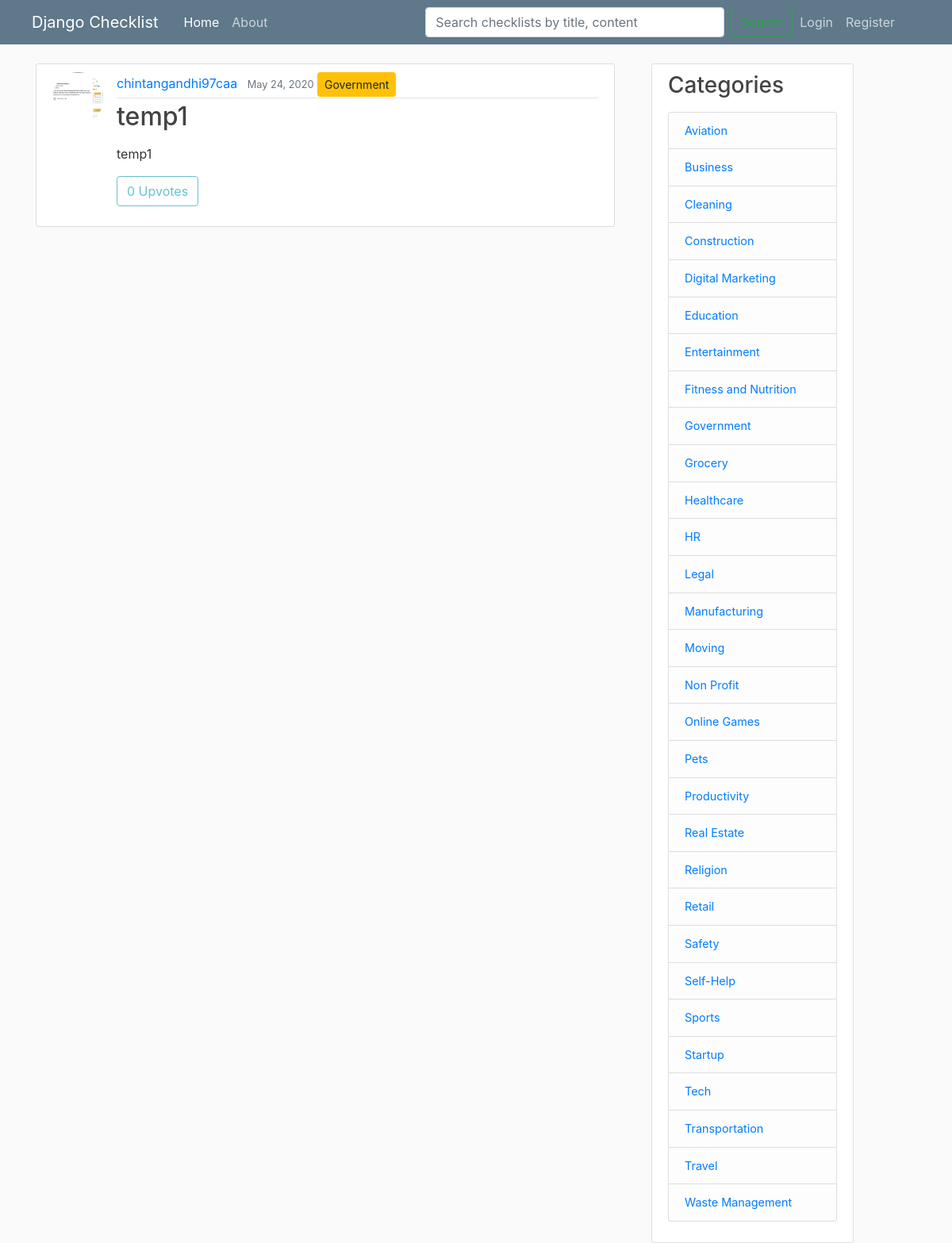
Screenshot of /checklist/37/ with the database file from the repository.
### checklist/models.py (models this page shows, shortened)
class Checklist(models.Model):
	title = models.CharField(max_length=100)
	content = RichTextField()
	date_posted = models.DateTimeField(default=timezone.now)
	author = models.ForeignKey(User, on_delete = models.CASCADE)
	visibility = models.IntegerField(default=0)
	category = models.ForeignKey('Category', null=True, on_delete = models.SET_NULL)

class Category(models.Model):
	name = models.CharField(max_length=30)
	def __str__(self):
		return self.name

### users/models.py (models this page shows, shortened)
class Profile(models.Model):
	user = models.OneToOneField(User, on_delete = models.CASCADE)
	image = models.ImageField(default='default.jpg', upload_to='profile_pics')

### checklist/views.py (the view)
# urls.py: path('checklist/<int:pk>/', ChecklistDetailView.as_view(), name='checklist-detail'),
class ChecklistDetailView(DetailView):
	model = Checklist
	def get_context_data(self, **kwargs):
		context = super(ChecklistDetailView, self).get_context_data(**kwargs)
		uvote = Upvote.objects.filter(checklist_id=self.kwargs.get('pk')).count()
		context['uvote'] = uvote
		return context

### checklist/context_processors.py (called while the page is built)
def add_variable_to_context(request):
	return {
		'category_list': Category.objects.all()
	}

### checklist/templates/checklist/checklist_detail.html (shortened to what this page needs)
{% extends "checklist/base.html" %}
{% load social_share %}
{% block content %}
	<article class="media content-section">
		<img class="rounded-circle article-img" src="{{ object.author.profile.image.url }}">
	  <div class="media-body">
	    <div class="article-metadata">
	      <a class="mr-2" href="{% url 'user-checklists' object.author.username %}">{{ object.author }}</a>
	      <small class="text-muted">{{ object.date_posted|date:'F d, Y' }}</small>
	      <a class="btn btn-sm btn-warning" href="{% url 'category' object.category %}" >{{ object.category }}</a>
	    </div>
	    <h2 class="article-title">{{ object.title }}</h2>
	    <p class="article-content">{{ object.content|safe }}</p>
	    {% if user.is_authenticated and object.author != user %}
			<a class="btn btn-outline-info" href="{% url 'checklist-upvote' object.id %}">Upvote | {{ uvote }}</a>
			<a class="btn btn-outline-info" href="{% url 'checklist-bookmark' object.id %}">Bookmark</a>
		{% else %}
			<a class="btn btn-outline-info disabled">{{ uvote }} Upvotes</a>
		{% endif %}
	  </div>
	</article>
{% endblock %}

### checklist/templates/checklist/base.html (shortened to what this page needs)
{% load static %}
<!DOCTYPE html>
<html>
<head>
    <link rel="stylesheet" href="https://stackpath.bootstrapcdn.com/bootstrap/4.4.1/css/bootstrap.min.css">
    <link rel="stylesheet" type="text/css" href="{% static 'Checklist/main.css' %}">
</head>
<body>
	<header class="site-header">
        <nav class="navbar navbar-expand-md navbar-dark bg-steel fixed-top">
            <div class="navbar-brand mr-4 ml-4">Django Checklist</div>
            <div class="collapse navbar-collapse" id="navbarToggle">
                <ul class="navbar-nav mr-auto">
                  <li class="nav-item active"> <a class="nav-item nav-link" href="{% url 'checklist-home' %}">Home</a> </li>
                  <li class="nav-item"> <a class="nav-item nav-link" href="{% url 'checklist-about' %}">About</a> </li>
                </ul>
                <form class="form-inline mt-2 mt-md-0" action="{% url 'search' %}" method="get" placeholder="Search" aria-label="Search">
                    <input type="text" size="30" maxlength="30" placeholder="Search checklists by title, content" name="q" value="" class="form-control mr-sm-2" id="q">
                    <input type="submit" value="Search" class="btn btn-outline-success my-2 my-sm-0">
                </form>
                <ul class="navbar-nav mr-5">
                    {% if user.is_authenticated %}
                        <li><a class="nav-item nav-link" href="{% url 'checklist-create' %}">New Checklist</a></li>
                        <li class="nav-item dropdown">
                            <a class="nav-link dropdown-toggle" href="#" id="navbarDropdown" role="button" data-toggle="dropdown" aria-haspopup="true" aria-expanded="false"> My Collections </a>
                            <div class="dropdown-menu" aria-labelledby="navbarDropdown">
                                <a class="dropdown-item" href="{% url 'user-checklists' user.username %}">My CheckLists</a>
                                <a class="dropdown-item" href="{% url 'bookmarks' %}">My Bookmarks</a>
                                <a class="dropdown-item" href="{% url 'upvotes' %}">My Upvoted Lists</a>
                            </div>
                        </li>
                        <li class="nav-item dropdown">
                            <a class="nav-link dropdown-toggle" href="#" id="navbarDropdown" role="button" data-toggle="dropdown" aria-haspopup="true" aria-expanded="false"> My Profile </a>
                            <div class="dropdown-menu" aria-labelledby="navbarDropdown">
                                <a class="dropdown-item" href="{% url 'profile' %}">Account Page</a>
                                <a class="dropdown-item" href="{% url 'logout' %}">Logout</a>
                            </div>
                        </li>
                    {% else %}
                        <a class="nav-item nav-link" href="{% url 'login' %}">Login</a>
                        <a class="nav-item nav-link" href="{% url 'register' %}">Register</a>
                    {% endif %}
                </ul>
            </div>
    </nav>
    </header>
	<main role="main" class="container">
      <div class="row">
        <div class="col-md-8">
          {% block content %}{% endblock %}
        </div>
        <div class="col-md-3 ml-3">
          <div class="content-section" style="font-size: 0.9em">
            <h3>Categories</h3>
            <p class='text-muted'>
              <ul class="list-group">
                {% for category in category_list %}
                    <li class="list-group-item list-group-item-light">
                        <a href="{% url 'category' category %}">{{ category }}</a>
                    </li>
                {% endfor %}
              </ul>
            </p>
          </div>
        </div>
      </div>
    </main>
</body>
</html>

### checklist/static/checklist/main.css (style rules this page uses)
body { background: #fafafa; color: #333333; margin-top: 5rem; }
h1, h2, h3, h4, h5, h6 { color: #444444; }
ul { margin: 0; }
.bg-steel { background-color: #5f788a; }
.site-header .navbar-nav .nav-link { color: #cbd5db; }
.content-section { background: #ffffff; padding: 10px 20px; border: 1px solid #dddddd; border-radius: 3px; margin-bottom: 20px; }
.article-title { color: #444444; }
.article-content { white-space: pre-line; }
.article-img { height: 65px; width: 65px; margin-right: 16px; }
.article-metadata { padding-bottom: 1px; margin-bottom: 4px; border-bottom: 1px solid #e3e3e3 }

### rows the page displays
Checklist: author.profile.image (picture), author "chintangandhi97caa", date_posted "May 24, 2020", category "Government", title "temp1", content "temp1"
Category: name "Aviation"
Category: name "Business"
Category: name "Cleaning"
Category: name "Construction"
Category: name "Digital Marketing"
Category: name "Education"
Category: name "Entertainment"
Category: name "Fitness and Nutrition"
Category: name "Government"
Category: name "Grocery"
Category: name "Healthcare"
Category: name "HR"
Category: name "Legal"
Category: name "Manufacturing"
Category: name "Moving"
Category: name "Non Profit"
Category: name "Online Games"
Category: name "Pets"
Category: name "Productivity"
Category: name "Real Estate"
Category: name "Religion"
Category: name "Retail"
Category: name "Safety"
Category: name "Self-Help"
Category: name "Sports"
Category: name "Startup"
Category: name "Tech"
Category: name "Transportation"
Category: name "Travel"
Category: name "Waste Management"

### other values shown
{{ uvote }} "0"
